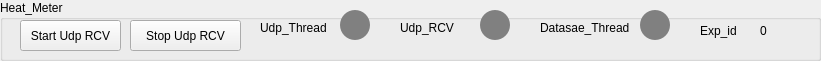
    <widget class="QGroupBox" name="groupBox_17">
     <property name="geometry">
      <rect>
       <x>10</x>
       <y>490</y>
       <width>821</width>
       <height>61</height>
      </rect>
     </property>
     <property name="title">
      <string>Heat_Meter</string>
     </property>
     <widget class="QPushButton" name="pushButton_64">
      <property name="geometry">
       <rect>
        <x>20</x>
        <y>20</y>
        <width>101</width>
        <height>31</height>
       </rect>
      </property>
      <property name="text">
       <string>Start Udp RCV</string>
      </property>
     </widget>
     <widget class="QPushButton" name="pushButton_65">
      <property name="geometry">
       <rect>
        <x>130</x>
        <y>20</y>
        <width>111</width>
        <height>31</height>
       </rect>
      </property>
      <property name="text">
       <string>Stop Udp RCV</string>
      </property>
     </widget>
     <widget class="QLabel" name="label_54">
      <property name="geometry">
       <rect>
        <x>540</x>
        <y>20</y>
        <width>121</width>
        <height>16</height>
       </rect>
      </property>
      <property name="text">
       <string>Datasae_Thread</string>
      </property>
     </widget>
     <widget class="QPushButton" name="pushButton_66">
      <property name="geometry">
       <rect>
        <x>640</x>
        <y>10</y>
        <width>30</width>
        <height>30</height>
       </rect>
      </property>
      <property name="styleSheet">
       <string notr="true">border-radius:15px;
background-color:grey
;
</string>
      </property>
      <property name="text">
       <string/>
      </property>
     </widget>
     <widget class="QLabel" name="label_53">
      <property name="geometry">
       <rect>
        <x>260</x>
        <y>20</y>
        <width>91</width>
        <height>16</height>
       </rect>
      </property>
      <property name="text">
       <string>Udp_Thread</string>
      </property>
     </widget>
     <widget class="QLabel" name="label_51">
      <property name="geometry">
       <rect>
        <x>700</x>
        <y>20</y>
        <width>41</width>
        <height>21</height>
       </rect>
      </property>
      <property name="text">
       <string>Exp_id</string>
      </property>
     </widget>
     <widget class="QPushButton" name="pushButton_136">
      <property name="geometry">
       <rect>
        <x>480</x>
        <y>10</y>
        <width>30</width>
        <height>30</height>
       </rect>
      </property>
      <property name="styleSheet">
       <string notr="true">border-radius:15px;
background-color:grey;
</string>
      </property>
      <property name="text">
       <string/>
      </property>
     </widget>
     <widget class="QLabel" name="label_52">
      <property name="geometry">
       <rect>
        <x>760</x>
        <y>20</y>
        <width>21</width>
        <height>21</height>
       </rect>
      </property>
      <property name="text">
       <string>0</string>
      </property>
     </widget>
     <widget class="QPushButton" name="pushButton_67">
      <property name="geometry">
       <rect>
        <x>340</x>
        <y>10</y>
        <width>30</width>
        <height>30</height>
       </rect>
      </property>
      <property name="styleSheet">
       <string notr="true">border-radius:15px;
background-color:grey;
</string>
      </property>
      <property name="text">
       <string/>
      </property>
     </widget>
     <widget class="QLabel" name="label_117">
      <property name="geometry">
       <rect>
        <x>400</x>
        <y>20</y>
        <width>91</width>
        <height>16</height>
       </rect>
      </property>
      <property name="text">
       <string>Udp_RCV</string>
      </property>
     </widget>
    </widget>
